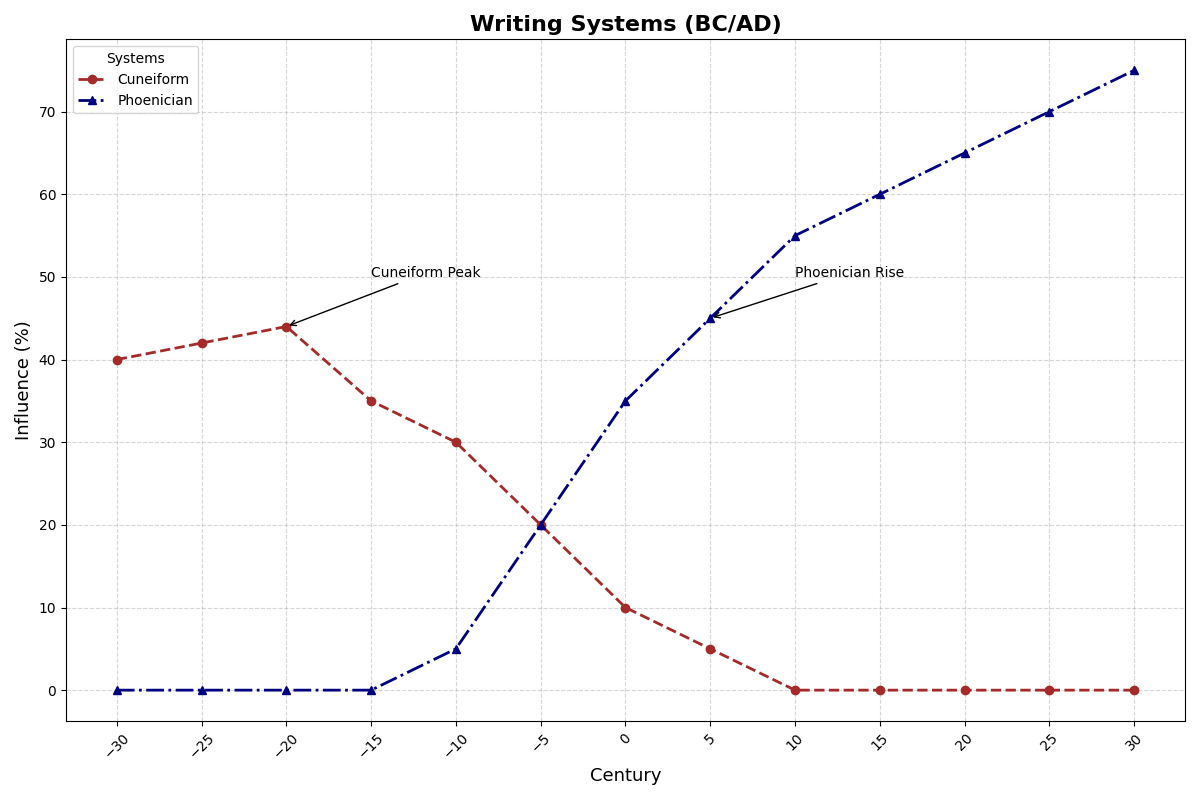

Source code (Python):
import matplotlib.pyplot as plt
import numpy as np

# Centuries (BC and AD) representing the timeline
centuries = np.array([
    -30, -25, -20, -15, -10, -5, 0, 5, 10, 15, 20, 25, 30
])

# Global influence percentage for each writing system
# Only including Cuneiform and Phoenician, removing Hieroglyphs
cuneiform_influence = np.array([40, 42, 44, 35, 30, 20, 10, 5, 0, 0, 0, 0, 0])
phoenician_alphabet_influence = np.array([0, 0, 0, 0, 5, 20, 35, 45, 55, 60, 65, 70, 75])

plt.figure(figsize=(12, 8))

plt.plot(centuries, cuneiform_influence, label='Cuneiform', color='brown', marker='o', linestyle='--', linewidth=2)
plt.plot(centuries, phoenician_alphabet_influence, label='Phoenician', color='navy', marker='^', linestyle='-.', linewidth=2)

plt.title("Writing Systems (BC/AD)", fontsize=16, fontweight='bold')
plt.xlabel("Century", fontsize=13)
plt.ylabel("Influence (%)", fontsize=13)

plt.grid(True, linestyle='--', alpha=0.5)

plt.legend(title="Systems", loc='upper left', fontsize=10)

plt.annotate('Cuneiform Peak', xy=(-20, 44), xytext=(-15, 50),
             arrowprops=dict(facecolor='black', arrowstyle='->'), fontsize=10)
plt.annotate('Phoenician Rise', xy=(5, 45), xytext=(10, 50),
             arrowprops=dict(facecolor='black', arrowstyle='->'), fontsize=10)

plt.xticks(centuries, rotation=45)

plt.tight_layout()

plt.show()
